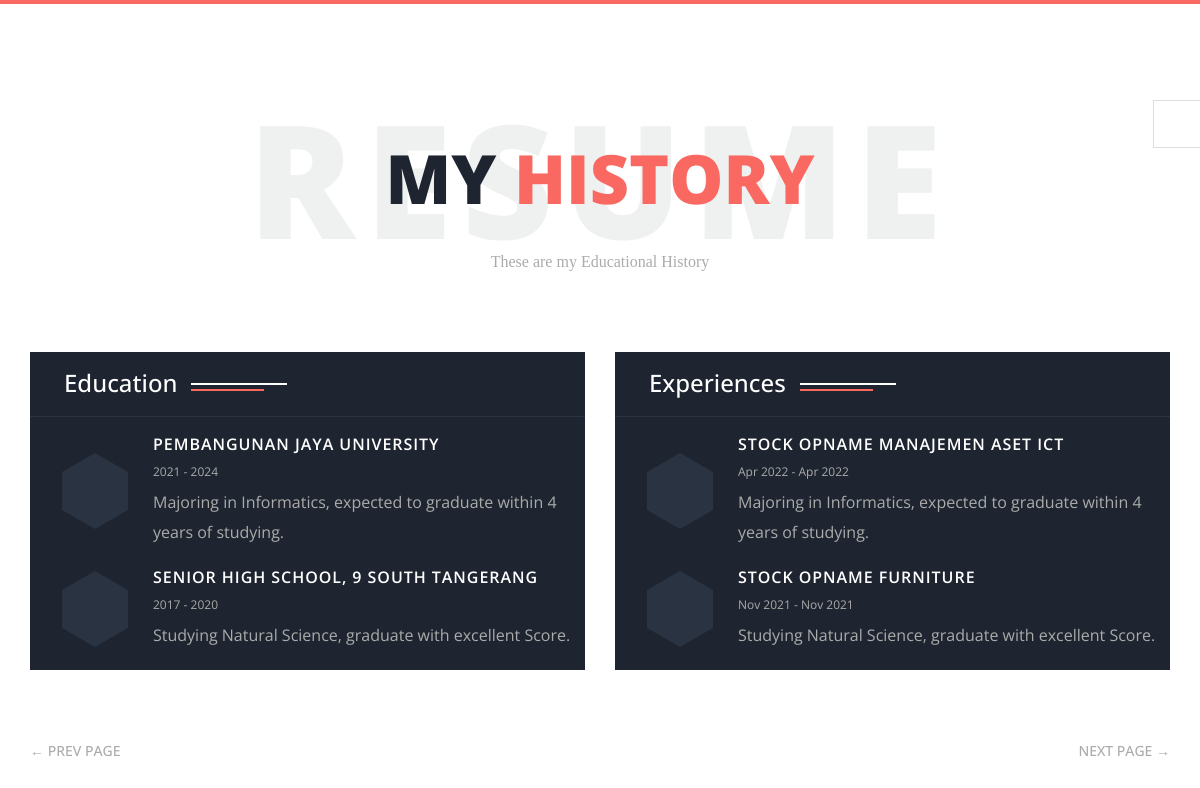
Screenshot of /resume.php with the database file from the repository.
### tables this page shows
CREATE TABLE `pendidikan` (
  `id` int NOT NULL,
  `namaInstansi` varchar(255) NOT NULL,
  `jelangPeriode` varchar(255) NOT NULL,
  `deskripsiPendidikan` varchar(255) NOT NULL
);

CREATE TABLE `pengalaman` (
  `id` int NOT NULL,
  `namaPengalaman` varchar(255) NOT NULL,
  `jelangPengalaman` varchar(255) NOT NULL,
  `deskripsiPengalaman` varchar(255) NOT NULL
);

### php/fungsi.php (called while the page is built, shortened)
<?php
function ambil_namaInstansi($idNamaInstansi){
    global $conn;
    $data = mysqli_query($conn, "SELECT namaInstansi FROM pendidikan WHERE id='$idNamaInstansi'");
    $row = mysqli_fetch_assoc($data);
    $text = $row['namaInstansi'];
    return $text;
}
function ambil_jelangPeriode($idJelangPeriode){
    global $conn;
    $data = mysqli_query($conn, "SELECT jelangPeriode FROM pendidikan WHERE id='$idJelangPeriode'");
    $row = mysqli_fetch_assoc($data);
    $text = $row['jelangPeriode'];
    return $text;
}
function ambil_deskripsiPendidikan($idDeskripsiPendidikan){
    global $conn;
    $data = mysqli_query($conn, "SELECT deskripsiPendidikan FROM pendidikan WHERE id='$idDeskripsiPendidikan'");
    $row = mysqli_fetch_assoc($data);
    $text = $row['deskripsiPendidikan'];
    return $text;
}
function ambil_namaPengalaman($idNamaPengalaman){
    global $conn;
    $data = mysqli_query($conn, "SELECT namaPengalaman FROM pengalaman WHERE id='$idNamaPengalaman'");
    $row = mysqli_fetch_assoc($data);
    $text = $row['namaPengalaman'];
    return $text;
}
function ambil_jelangPengalaman($idJelangPengalaman){
    global $conn;
    $data = mysqli_query($conn, "SELECT jelangPengalaman FROM pengalaman WHERE id='$idJelangPengalaman'");
    $row = mysqli_fetch_assoc($data);
    $text = $row['jelangPengalaman'];
    return $text;
}
?>

### resume.php (the view, shortened to what this page needs)
<?php
include_once("php/koneksi.php");
include_once("php/fungsi.php");
?>
<!DOCTYPE html>
<html lang="zxx">
<head>
  <link rel="stylesheet" href="plugins/bootstrap/bootstrap.min.css">
  <link rel="stylesheet" href="plugins/animate.css">
  <link rel="stylesheet" href="plugins/slick/slick.css">
  <link rel="stylesheet" href="plugins/slick/slick-theme.css">
  <link rel="stylesheet" href="plugins/themefisher-fonts/css/themefisher-fonts.min.css">
  <link rel="stylesheet" href="css/style.css">
  <link rel="stylesheet" href="#" id="color-changer">
</head>
<body>
  <div class="preview-wrapper">
    <div class="switcher-head">
      <div class="switcher-trigger tf-tools"></div>
    </div>
  </div>
<main class="site-wrapper">
  <div class="pt-table">
    <div class="pt-tablecell page-resume relative">
      <div class="container">
        <div class="row">
          <div class="col-xs-12 col-md-offset-1 col-md-10 col-lg-offset-2 col-lg-8">
            <div class="page-title text-center">
              <h2>My <span class="primary">history</span> <span class="title-bg">Resume</span></h2>
              <p>These are my Educational History</p>
            </div>
          </div>
        </div>
        <div class="row">
          <div class="col-xs-12 col-sm-6">
            <div class="history-block">
              <div class="section-title light clear">
                <h3>Education</h3>
              </div>
              <div class="history-scroller">
                <div class="history-item">
                  <div class="history-icon">
                    <span class="history-hex"></span>
                  </div>
                  <div class="history-text">
                    <h5><?php echo ambil_namaInstansi(1) ?></h5>
                    <span><?php echo ambil_jelangPeriode(1)?></span>
                    <p><?php echo ambil_deskripsiPendidikan(1)?></p>
                  </div>
                </div>
                <div class="history-item">
                  <div class="history-icon">
                    <span class="history-hex"></span>
                  </div>
                  <div class="history-text">
                    <h5><?php echo ambil_namaInstansi(2)?></h5>
                    <span><?php echo ambil_jelangPeriode(2)?></span>
                    <p><?php echo ambil_deskripsiPendidikan(2)?></p>
                  </div>
                </div>
              </div>
            </div>
          </div>
          <div class="col-xs-12 col-sm-6">
            <div class="history-block">
              <div class="section-title light clear">
                <h3>Experiences</h3>
              </div>
              <div class="history-scroller">
                <div class="history-item">
                  <div class="history-icon">
                    <span class="history-hex"></span>
                  </div>
                  <div class="history-text">
                    <h5><?php echo ambil_namaPengalaman(1)?></h5>
                    <span><?php echo ambil_jelangPengalaman(1)?></span>
                    <p><?php echo ambil_deskripsiPendidikan(1)?></p>
                  </div>
                </div>
                <div class="history-item">
                  <div class="history-icon">
                    <span class="history-hex"></span>
                  </div>
                  <div class="history-text">
                    <h5><?php echo ambil_namaPengalaman(2)?></h5>
                    <span><?php echo ambil_jelangPengalaman(2)?></span>
                    <p><?php echo ambil_deskripsiPendidikan(2)?></p>
                  </div>
              </div>
            </div>
          </div>
        </div>
      </div>
      <nav class="page-nav clear">
  <div class="container">
    <div class="flex flex-middle space-between">
      <span class="prev-page"><a href="services.php" class="link">&larr; Prev Page</a></span>
      <span class="next-page"><a href="works.php" class="link">Next Page &rarr;</a></span>
    </div>
  </div>
</nav>
    </div>
  </div>
</main>
</body>
</html>

### css/style.css (style rules this page uses)
body { font-family: "Libre Baskerville", serif; font-weight: 400; font-size: 16px; line-height: 30px; color: #ababab; }
a { color: inherit; transition: all 0.3s ease 0s; }
h1, h2, h3, h4, h5, h6 { color: #1e2530; font-family: "Open Sans", sans-serif; margin: 0; line-height: 1.3; }
p { margin-bottom: 20px; }
p:last-child { margin-bottom: 0; }
.clear:before, .clear:after { content: " "; display: table; }
.clear:after { clear: both; }
.pt-table { display: table; width: 100%; height: calc(100vh - 4px); }
.pt-tablecell { display: table-cell; vertical-align: middle; }
.relative { position: relative; }
.primary, .link:hover { color: #fa6862; }
.flex { display: -moz-flex; display: flex; }
.flex-middle { -moz-align-items: center; align-items: center; }
.space-between { -moz-justify-content: space-between; justify-content: space-between; }
.site-wrapper { border-top: 4px solid #fa6862; }
.page-title { margin-bottom: 75px; }
.page-title h2 { font-size: 68px; margin-bottom: 25px; position: relative; z-index: 0; font-weight: 900; text-transform: uppercase; }
.page-title p { font-size: 16px; }
.page-title .title-bg { color: rgba(30, 37, 48, 0.07); font-size: 158px; left: 0; letter-spacing: 10px; line-height: 0.7; position: absolute; right: 0; top: 50%; z-index: -1; transform: translateY(-50%); }
.section-title { margin-bottom: 20px; overflow: hidden; }
.section-title h3 { display: inline-block; position: relative; }
.section-title h3::before, .section-title h3::after { content: ""; height: 2px; position: absolute; bottom: 8px; left: calc(100% + 14px); }
.section-title h3::before { background-color: #1e2530; width: 96px; bottom: 14px; }
.section-title h3::after { background-color: #fa6862; width: 73px; }
.section-title.light h3 { color: #fff; }
.section-title.light h3::before { background-color: #fff; }
.page-nav { bottom: 40px; left: 0; position: absolute; right: 0; }
.page-nav span { font-family: "Open Sans", sans-serif; font-size: 14px; font-weight: 500; line-height: 1.3; text-transform: uppercase; }
.history-block { background-color: #1e2530; position: relative; }
.history-block .section-title { background-color: #1e2530; border-bottom: 1px solid #293342; left: 0; margin-bottom: 0; padding: 15px 34px 14px; position: absolute; right: 0; top: 0; z-index: 1; }
.history-scroller { padding-top: 82px; max-height: 377px; }
.history-item { display: table; font-family: "Open Sans", sans-serif; padding-left: 32px; margin-bottom: 20px; width: 100%; }
.history-item > * { display: table-cell; vertical-align: middle; }
.history-item .history-icon { padding-right: 25px; position: relative; width: 66px; }
.history-item h5 { color: #fff; font-size: 16px; font-weight: 600; letter-spacing: 0.96px; text-transform: uppercase; }
.history-item span { color: #aaaaaa; font-size: 12px; }
.history-hex { display: block; position: relative; width: 66px; height: 38.11px; background-color: #293342; margin: 19.05px 0; }
.history-hex::before, .history-hex::after { content: ""; position: absolute; width: 0; border-left: 33px solid transparent; border-right: 33px solid transparent; }
.history-hex::before { bottom: 100%; border-bottom: 19.05px solid #293342; }
.history-hex::after { top: 100%; width: 0; border-top: 19.05px solid #293342; }
.preview-wrapper { background-color: #fff; border: 1px solid #ddd; border-right: 0; color: #333; height: 150px; right: 0px; position: fixed; top: 100px; width: 260px; z-index: 1200; transition: all 0.4s ease-in-out 0s; transform: translateX(100%); }
.switcher-head { color: #333; font-size: 18px; font-weight: 600; height: 46px; line-height: 46px; position: relative; }
.switcher-trigger { background-color: #fff; border: 1px solid #ddd; border-right: 0; cursor: pointer; font-size: 20px; height: 48px; left: -48px; line-height: 46px; position: absolute; text-align: center; top: -1px; width: 48px; }

### rows the page displays
pendidikan: namaInstansi "PEMBANGUNAN JAYA UNIVERSITY", jelangPeriode "2021 - 2024", deskripsiPendidikan "Majoring in Informatics, expected to graduate within 4 years of studying."
pendidikan: namaInstansi "SENIOR HIGH SCHOOL, 9 SOUTH TANGERANG", jelangPeriode "2017 - 2020", deskripsiPendidikan "Studying Natural Science, graduate with excellent Score."
pengalaman: namaPengalaman "STOCK OPNAME MANAJEMEN ASET ICT", jelangPengalaman "Apr 2022 - Apr 2022"
pengalaman: namaPengalaman "STOCK OPNAME FURNITURE", jelangPengalaman "Nov 2021 - Nov 2021"
